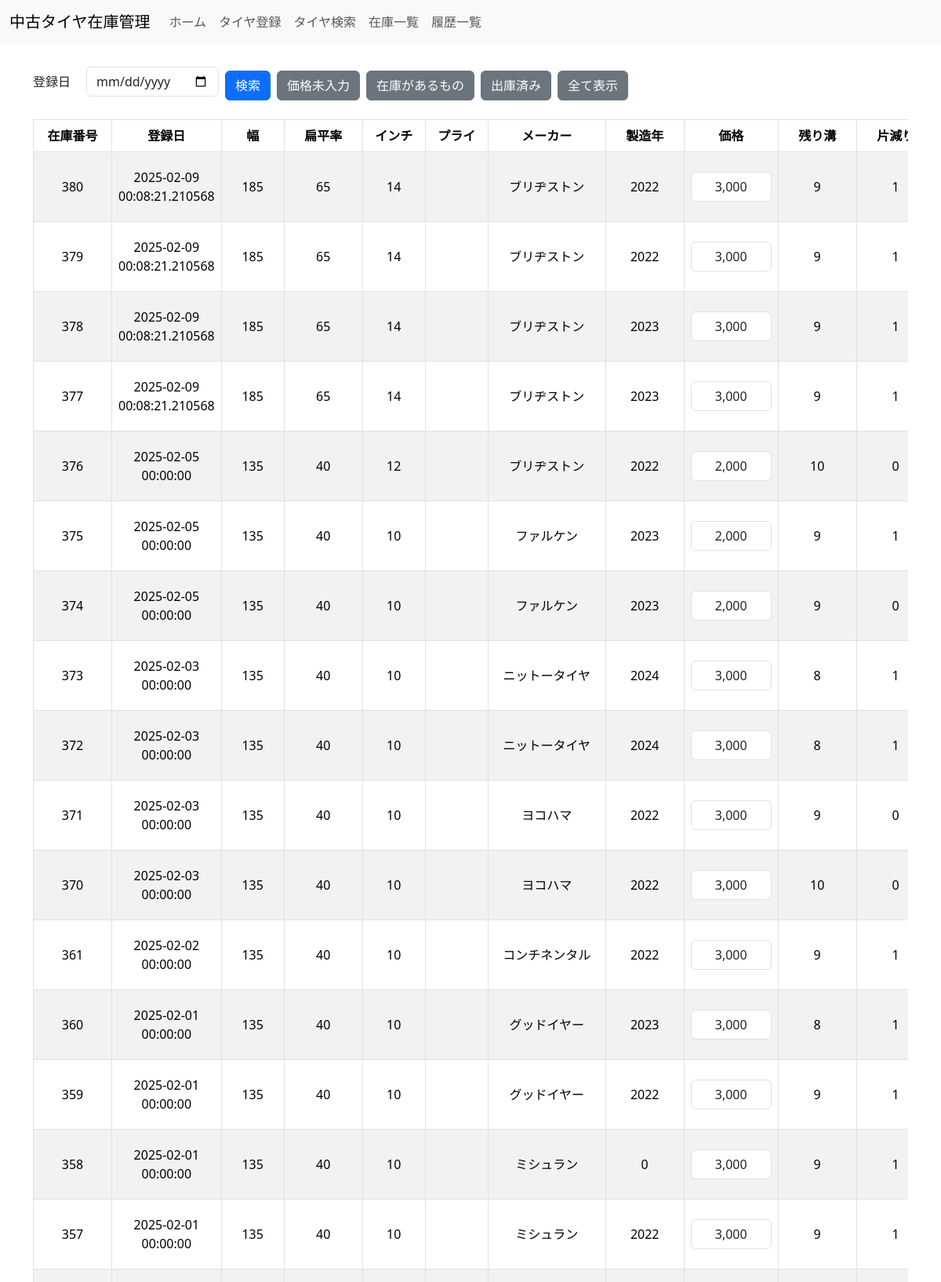
Page /inventory_list (upper part) on the committed database.
### models.py (models this page shows)
class InputPage(db.Model):
    __tablename__ = 'input_page'  # テーブル名を明示的に指定
    id = db.Column(db.Integer, primary_key=True)
    registration_date = db.Column(db.DateTime, nullable=False)
    width = db.Column(db.Integer, db.ForeignKey('width.id'), nullable=False)
    aspect_ratio = db.Column(db.Integer, db.ForeignKey('aspect_ratio.id'), nullable=False)
    inch = db.Column(db.Integer, db.ForeignKey('inch.id'), nullable=False)
    other_details = db.Column(db.String)
    manufacturing_year = db.Column(db.Integer)
    manufacturer = db.Column(db.Integer, db.ForeignKey('manufacturer.id'), nullable=False)
    tread_depth = db.Column(db.Integer)
    uneven_wear = db.Column(db.Integer)
    ply_rating = db.Column(db.Integer, db.ForeignKey('ply_rating.id'), nullable=False)
    price = db.Column(db.Float, nullable=True)  # nullable=Trueに変更
    is_dispatched = db.Column(db.Boolean, default=False, nullable=False)
    width_ref = db.relationship('Width', backref='input_pages', lazy=True)
    aspect_ratio_ref = db.relationship('AspectRatio', backref='input_pages', lazy=True)
    inch_ref = db.relationship('Inch', backref='input_pages', lazy=True)
    manufacturer_ref = db.relationship('Manufacturer', backref='input_pages', lazy=True)
    ply_rating_ref = db.relationship('PlyRating', backref='input_pages', lazy=True)  # 新たに追加

class Width(db.Model):
    id = db.Column(db.Integer, primary_key=True)
    value = db.Column(db.Integer, nullable=False)

class AspectRatio(db.Model):
    id = db.Column(db.Integer, primary_key=True)
    value = db.Column(db.Integer, nullable=False)

class Inch(db.Model):
    id = db.Column(db.Integer, primary_key=True)
    value = db.Column(db.Integer, nullable=False)

class Manufacturer(db.Model):
    id = db.Column(db.Integer, primary_key=True)
    name = db.Column(db.String, nullable=False)

### app.py (the view, shortened to what this page needs)
@app.route('/inventory_list', methods=['GET', 'POST'])
def inventory_list():
    form = SearchForm()
    edit_forms = {}
    query = InputPage.query.order_by(InputPage.id.desc())
    query = query.filter(InputPage.is_dispatched == False)
    tires = query.all()
    return render_template('inventory_list.html', form=form, tires=tires)

### forms.py
class SearchForm(FlaskForm):
    width = SelectField('幅', coerce=int, validators=[Optional()])
    aspect_ratio = SelectField('扁平率', coerce=int, validators=[Optional()])
    inch = SelectField('インチ', coerce=int, validators=[Optional()])
    ply_rating = SelectField('プライ', coerce=int, validators=[Optional()])  # ply_rating フィールド
    registration_date = DateField('登録日', format='%Y-%m-%d', validators=[Optional()])  # 日付フィールド追加
    submit = SubmitField('検索')
    def __init__(self, *args, **kwargs):
        super().__init__(*args, **kwargs)
        self.width.choices = [(0, f"{self.width.label.text}")] + [(w.id, w.value) for w in Width.query.all()]
        self.width.default = 0  # 初期値を指定
        self.aspect_ratio.choices = [(0, f"{self.aspect_ratio.label.text}")] + [(ar.id, ar.value) for ar in AspectRatio.query.all()]
        self.aspect_ratio.default = 0  # 初期値を指定
        self.inch.choices = [(0, f"{self.inch.label.text}")] + [(i.id, i.value) for i in Inch.query.all()]
        self.inch.default = 0  # 初期値を指定
        self.ply_rating.choices = [(0, f"{self.ply_rating.label.text}")] + [(p.id, p.value) for p in PlyRating.query.all()]
        self.ply_rating.default = 0  # 初期値を指定

### app.py (called while the page is built)
@app.context_processor
def inject_user():
    from flask_login import current_user
    return dict(user=current_user)

@app.template_filter('currency')
def format_currency(value):
    if value is None:
        return ""  # 値がない場合は空文字を返す
    try:
        return "{:,.0f}".format(value)
    except ValueError:
        return value  # フォーマットに失敗した場合は元の値を返す

### templates/inventory_list.html (shortened to what this page needs)
{% extends "base.html" %}
{% block content %}
<div class="container my-4">
    <form method="POST" class="mb-4">
        <div class="d-flex flex-wrap align-items-center gap-2">
            <div class="d-flex align-items-center nowrap">
                <label class="mr-2 mb-0">{{ form.registration_date.label }}</label>
                {{ form.registration_date(class="form-control", size=10) }}
            </div>
            <button type="submit" name="search" class="btn btn-primary">検索</button>
            <button type="submit" name="filter_unpriced" class="btn btn-secondary">価格未入力</button>
            <button type="submit" name="filter_in_stock" class="btn btn-secondary">在庫があるもの</button>
            <button type="submit" name="filter_dispatched" class="btn btn-secondary">出庫済み</button>
            <button type="submit" name="reset" class="btn btn-secondary">全て表示</button>
        </div>
    </form>
    <div class="table-responsive">
        <form method="POST">
            <table class="table table-bordered table-striped table-hover">
                <thead class="thead-light">
                    <tr>
                        <th style="min-width: 100px;">在庫番号</th>
                        <th style="min-width: 120px;">登録日</th>
                        <th style="min-width: 80px;">幅</th>
                        <th style="min-width: 100px;">扁平率</th>
                        <th style="min-width: 80px;">インチ</th>
                        <th style="min-width: 80px;">プライ</th>
                        <th style="min-width: 150px;">メーカー</th>
                        <th style="min-width: 100px;">製造年</th>
                        <th style="min-width: 120px;">価格</th>
                        <th style="min-width: 100px;">残り溝</th>
                        <th style="min-width: 100px;">片減り</th>
                    </tr>
                </thead>
                <tbody>
                    {% for tire in tires %}
                    <tr>
                        <td>{{ tire.id }}</td>
                        <td>{{ tire.registration_date }}</td>
                        <td>{{ tire.width_ref.value }}</td>
                        <td>{{ tire.aspect_ratio_ref.value }}</td>
                        <td>{{ tire.inch_ref.value }}</td>
                        <td>{{ tire.ply_rating_ref.value }}</td>
                        <td>{{ tire.manufacturer_ref.name }}</td>
                        <td>{{ tire.manufacturing_year }}</td>
                        <td>
                            <input type="text" name="price_{{ tire.id }}" value="{{ tire.price|int|currency }}" class="form-control" size="10">
                        </td>
                        <td>{{ tire.tread_depth }}</td>
                        <td>{{ tire.uneven_wear }}</td>
                    </tr>
                    {% endfor %}
                </tbody>
            </table>
        </form>
    </div>
</div>
{% endblock %}

### static/css/style.css (style rules this page uses)
* { box-sizing: border-box; }
input { min-width: 35px; }
body { background-color: #f8f9fa; }
form { background-color: #fff; }
.btn { padding: 10px 20px; margin-top: 10px; background-color: #007bff; color: #fff; border: none; cursor: pointer; border-radius: 5px; }
.d-flex.flex-wrap.gap-2 { gap: 10px; }
.d-flex.align-items-center label { margin-right: 5px; }
.nowrap label { white-space: nowrap; }
.d-flex.align-items-center label { margin-right: 10px; }
.table td, .table th { text-align: center; vertical-align: middle; }
.table input { text-align: center; }
.btn { font-size: 1rem; padding: 0.75rem 1.5rem; border: none; border-radius: 5px; transition: background-color 0.3s ease, transform 0.1s ease; }
.btn-primary { background-color: #007bff; color: #fff; }
.btn-secondary { background-color: #6c757d; color: #fff; }

### rows in the picture
InputPage: id "380", registration_date "2025-02-09 00:08:21.210568", width_ref.value "185", aspect_ratio_ref.value "65", inch_ref.value "14", manufacturer_ref.name "ブリヂストン", manufacturing_year "2022", price "3,000", tread_depth "9", uneven_wear "1"
InputPage: id "379", registration_date "2025-02-09 00:08:21.210568", width_ref.value "185", aspect_ratio_ref.value "65", inch_ref.value "14", manufacturer_ref.name "ブリヂストン", manufacturing_year "2022", price "3,000", tread_depth "9", uneven_wear "1"
InputPage: id "378", registration_date "2025-02-09 00:08:21.210568", width_ref.value "185", aspect_ratio_ref.value "65", inch_ref.value "14", manufacturer_ref.name "ブリヂストン", manufacturing_year "2023", price "3,000", tread_depth "9", uneven_wear "1"
InputPage: id "377", registration_date "2025-02-09 00:08:21.210568", width_ref.value "185", aspect_ratio_ref.value "65", inch_ref.value "14", manufacturer_ref.name "ブリヂストン", manufacturing_year "2023", price "3,000", tread_depth "9", uneven_wear "1"
InputPage: id "376", registration_date "2025-02-05 00:00:00", width_ref.value "135", aspect_ratio_ref.value "40", inch_ref.value "12", manufacturer_ref.name "ブリヂストン", manufacturing_year "2022", price "2,000", tread_depth "10", uneven_wear "0"
InputPage: id "375", registration_date "2025-02-05 00:00:00", width_ref.value "135", aspect_ratio_ref.value "40", inch_ref.value "10", manufacturer_ref.name "ファルケン", manufacturing_year "2023", price "2,000", tread_depth "9", uneven_wear "1"
InputPage: id "374", registration_date "2025-02-05 00:00:00", width_ref.value "135", aspect_ratio_ref.value "40", inch_ref.value "10", manufacturer_ref.name "ファルケン", manufacturing_year "2023", price "2,000", tread_depth "9", uneven_wear "0"
InputPage: id "373", registration_date "2025-02-03 00:00:00", width_ref.value "135", aspect_ratio_ref.value "40", inch_ref.value "10", manufacturer_ref.name "ニットータイヤ", manufacturing_year "2024", price "3,000", tread_depth "8", uneven_wear "1"
InputPage: id "372", registration_date "2025-02-03 00:00:00", width_ref.value "135", aspect_ratio_ref.value "40", inch_ref.value "10", manufacturer_ref.name "ニットータイヤ", manufacturing_year "2024", price "3,000", tread_depth "8", uneven_wear "1"
InputPage: id "371", registration_date "2025-02-03 00:00:00", width_ref.value "135", aspect_ratio_ref.value "40", inch_ref.value "10", manufacturer_ref.name "ヨコハマ", manufacturing_year "2022", price "3,000", tread_depth "9", uneven_wear "0"
InputPage: id "370", registration_date "2025-02-03 00:00:00", width_ref.value "135", aspect_ratio_ref.value "40", inch_ref.value "10", manufacturer_ref.name "ヨコハマ", manufacturing_year "2022", price "3,000", tread_depth "10", uneven_wear "0"
InputPage: id "361", registration_date "2025-02-02 00:00:00", width_ref.value "135", aspect_ratio_ref.value "40", inch_ref.value "10", manufacturer_ref.name "コンチネンタル", manufacturing_year "2022", price "3,000", tread_depth "9", uneven_wear "1"
InputPage: id "360", registration_date "2025-02-01 00:00:00", width_ref.value "135", aspect_ratio_ref.value "40", inch_ref.value "10", manufacturer_ref.name "グッドイヤー", manufacturing_year "2023", price "3,000", tread_depth "8", uneven_wear "1"
InputPage: id "359", registration_date "2025-02-01 00:00:00", width_ref.value "135", aspect_ratio_ref.value "40", inch_ref.value "10", manufacturer_ref.name "グッドイヤー", manufacturing_year "2022", price "3,000", tread_depth "9", uneven_wear "1"
InputPage: id "358", registration_date "2025-02-01 00:00:00", width_ref.value "135", aspect_ratio_ref.value "40", inch_ref.value "10", manufacturer_ref.name "ミシュラン", manufacturing_year "0", price "3,000", tread_depth "9", uneven_wear "1"
InputPage: id "357", registration_date "2025-02-01 00:00:00", width_ref.value "135", aspect_ratio_ref.value "40", inch_ref.value "10", manufacturer_ref.name "ミシュラン", manufacturing_year "2022", price "3,000", tread_depth "9", uneven_wear "1"
